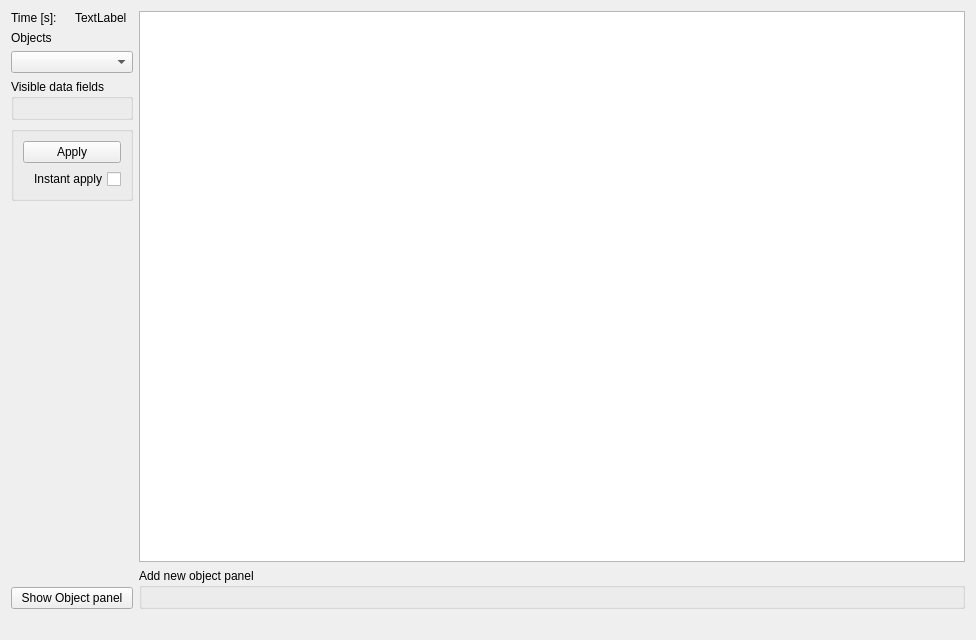
<?xml version="1.0" encoding="UTF-8"?>
<ui version="4.0">
 <class>objectsEditorTab</class>
 <widget class="QDialog" name="objectsEditorTab">
  <property name="geometry">
   <rect>
    <x>0</x>
    <y>0</y>
    <width>976</width>
    <height>640</height>
   </rect>
  </property>
  <property name="windowTitle">
   <string>Objects editor</string>
  </property>
  <property name="windowIcon">
   <iconset resource="../../MUSEN/QT_GUI/qt_gui.qrc">
    <normaloff>:/QT_GUI/Resources/MUSEN_Ico.png</normaloff>:/QT_GUI/Resources/MUSEN_Ico.png</iconset>
  </property>
  <property name="toolTip">
   <string/>
  </property>
  <layout class="QVBoxLayout" name="verticalLayout_2">
   <item>
    <layout class="QHBoxLayout" name="horizontalLayout_2">
     <item>
      <layout class="QVBoxLayout" name="verticalLayout_5">
       <item>
        <layout class="QHBoxLayout" name="horizontalLayout">
         <item>
          <widget class="QLabel" name="timeLabel">
           <property name="text">
            <string>Time [s]:</string>
           </property>
          </widget>
         </item>
         <item>
          <widget class="QLabel" name="currentTime">
           <property name="toolTip">
            <string>Current time point</string>
           </property>
           <property name="statusTip">
            <string>Current time point</string>
           </property>
           <property name="whatsThis">
            <string>Current time point</string>
           </property>
           <property name="text">
            <string>TextLabel</string>
           </property>
          </widget>
         </item>
        </layout>
       </item>
       <item>
        <widget class="QLabel" name="label">
         <property name="text">
          <string>Objects</string>
         </property>
        </widget>
       </item>
       <item>
        <widget class="QComboBox" name="objectTypes">
         <property name="toolTip">
          <string>Type of objects to show</string>
         </property>
         <property name="statusTip">
          <string>Type of objects to show</string>
         </property>
         <property name="whatsThis">
          <string>Type of objects to show</string>
         </property>
        </widget>
       </item>
       <item>
        <widget class="QGroupBox" name="groupBoxDataFields">
         <property name="title">
          <string>Visible data fields</string>
         </property>
         <layout class="QVBoxLayout" name="verticalLayout_7"/>
        </widget>
       </item>
       <item>
        <layout class="QHBoxLayout" name="horizontalLayout_3">
         <item>
          <widget class="QGroupBox" name="groupBox">
           <layout class="QVBoxLayout" name="verticalLayout">
            <item>
             <widget class="QPushButton" name="buttonUpdate">
              <property name="toolTip">
               <string>Update the table according to the selected data fields</string>
              </property>
              <property name="statusTip">
               <string>Update the table according to the selected data fields</string>
              </property>
              <property name="whatsThis">
               <string>Update the table according to the selected data fields</string>
              </property>
              <property name="text">
               <string>Apply</string>
              </property>
              <property name="autoDefault">
               <bool>false</bool>
              </property>
             </widget>
            </item>
            <item>
             <widget class="QCheckBox" name="checkBoxAutoUpdate">
              <property name="toolTip">
               <string>Instantly update the table if visible data fields are changing</string>
              </property>
              <property name="statusTip">
               <string>Instantly update the table if visible data fields are changing</string>
              </property>
              <property name="whatsThis">
               <string>Instantly update the table if visible data fields are changing</string>
              </property>
              <property name="layoutDirection">
               <enum>Qt::RightToLeft</enum>
              </property>
              <property name="text">
               <string>Instant apply</string>
              </property>
             </widget>
            </item>
           </layout>
          </widget>
         </item>
        </layout>
       </item>
       <item>
        <spacer name="verticalSpacer">
         <property name="orientation">
          <enum>Qt::Vertical</enum>
         </property>
         <property name="sizeHint" stdset="0">
          <size>
           <width>0</width>
           <height>0</height>
          </size>
         </property>
        </spacer>
       </item>
       <item>
        <widget class="QPushButton" name="showHidePanelButton">
         <property name="toolTip">
          <string>Toggle visibility of Object panel</string>
         </property>
         <property name="statusTip">
          <string>Toggle visibility of Object panel</string>
         </property>
         <property name="whatsThis">
          <string>Toggle visibility of Object panel</string>
         </property>
         <property name="text">
          <string>Show Object panel</string>
         </property>
         <property name="autoDefault">
          <bool>false</bool>
         </property>
        </widget>
       </item>
      </layout>
     </item>
     <item>
      <layout class="QVBoxLayout" name="verticalLayout_3" stretch="2,0">
       <item>
        <widget class="CQtTable" name="objectsTable">
         <property name="alternatingRowColors">
          <bool>true</bool>
         </property>
         <property name="sortingEnabled">
          <bool>true</bool>
         </property>
         <attribute name="verticalHeaderVisible">
          <bool>false</bool>
         </attribute>
        </widget>
       </item>
       <item>
        <widget class="QGroupBox" name="groupBoxAddObject">
         <property name="title">
          <string>Add new object panel</string>
         </property>
         <layout class="QVBoxLayout" name="verticalLayout_4">
          <item>
           <widget class="CNewObjectPanel" name="newObjectPanel" native="true"/>
          </item>
         </layout>
        </widget>
       </item>
      </layout>
     </item>
    </layout>
   </item>
   <item>
    <widget class="QLabel" name="statusMessage">
     <property name="text">
      <string/>
     </property>
    </widget>
   </item>
  </layout>
 </widget>
 <customwidgets>
  <customwidget>
   <class>CQtTable</class>
   <extends>QTableWidget</extends>
   <header>QtTable.h</header>
  </customwidget>
  <customwidget>
   <class>CNewObjectPanel</class>
   <extends>QWidget</extends>
   <header>NewObjectPanel.h</header>
   <container>1</container>
  </customwidget>
 </customwidgets>
 <resources>
  <include location="../../MUSEN/QT_GUI/qt_gui.qrc"/>
 </resources>
 <connections/>
</ui>
